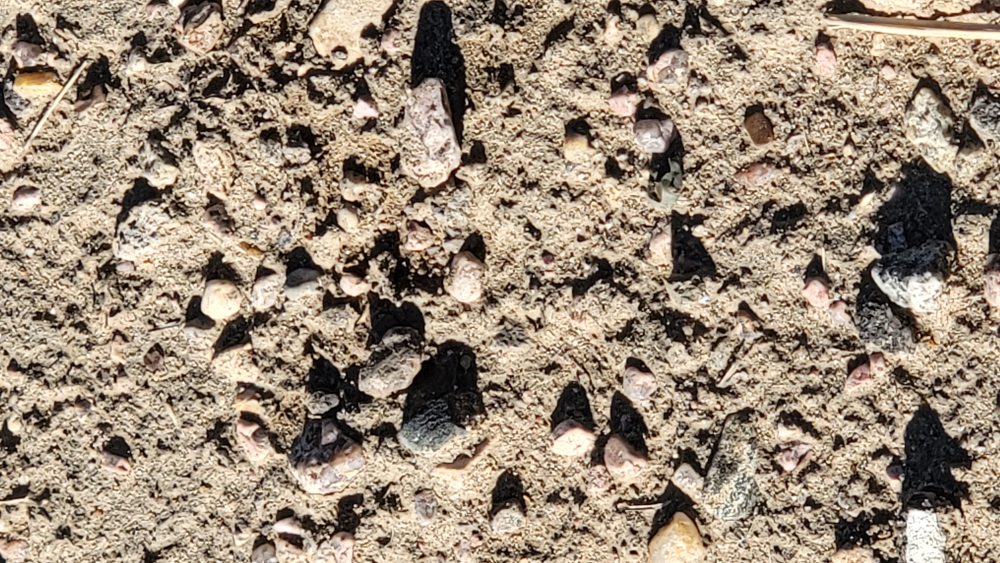
#> input picture photos/batch83/sandy-dirt-pebbles.jpg, 4000 x 2252 px, found by its file name (shown at 1/4 size); its folder holds 4 pictures in this run
$ python tex_83.py
#> lines starting #> are read from the running program, lines starting #| are printed output that depends on the picture
"""Textures for queue item 83 (photos/batch83/): sandy dirt with pebbles, fine decomposed-granite gravel, pink/grey
crushed-rock landscaping and the rough sandy concrete curb, all seamless (two-pass, variance-preserving) + normals."""
import os, numpy as np, cv2
from PIL import Image
OUT = "assets/textures"; ROT = {3: Image.ROTATE_180, 6: Image.ROTATE_270, 8: Image.ROTATE_90}
def load(n):
#> called with n = 'sandy-dirt-pebbles'
    im = Image.open(f"photos/batch83/{n}.jpg"); o = im.getexif().get(274, 1)
#> in load, im is the input picture: PIL image 4000x2252 RGB; mean R, G, B 154.7, 138.2, 119.9
#> after `o = im.getexif().get(274, 1)`: o = 6
    if o in ROT: im = im.transpose(ROT[o])
#> im: PIL image 2252x4000 RGB
    return cv2.cvtColor(np.asarray(im.convert("RGB")), cv2.COLOR_RGB2BGR)
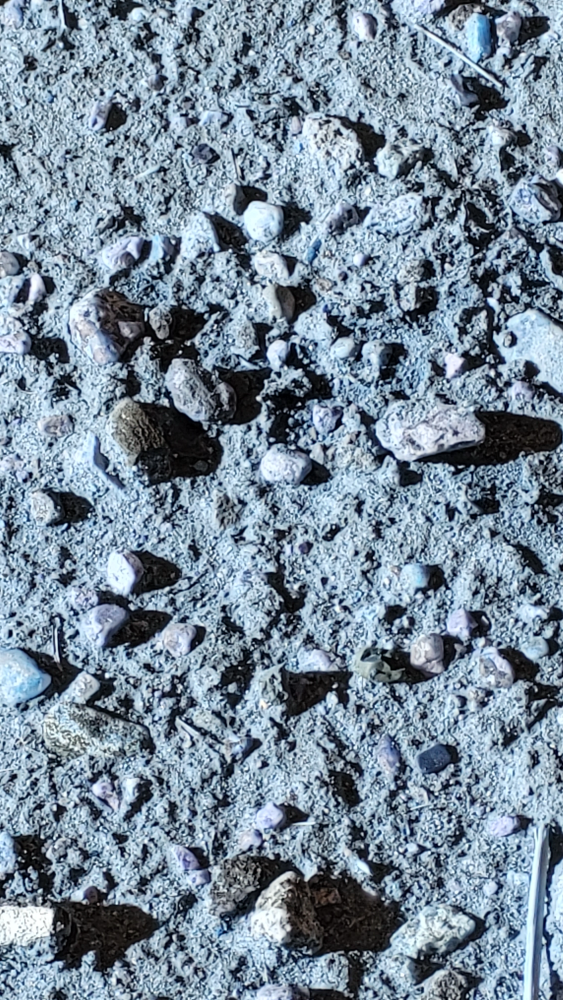
#> returned value: shape (4000, 2252, 3) (shown at 1/4 size); mean R, G, B 119.9, 138.2, 154.7
def crop(im, x0, y0, x1, y1): H, W = im.shape[:2]; return im[int(y0 * H):int(y1 * H), int(x0 * W):int(x1 * W)]
#> called with x0 = 0.05, y0 = 0.05, x1 = 0.95, y1 = 0.9
#> after `H, W = im.shape[:2]`: H = 4000; W = 2252
def seamless(p, size, flat=8):
    p = cv2.resize(p, size, interpolation=cv2.INTER_AREA).astype(np.float32); w, h = size
    r = np.roll(np.roll(p, h // 2, 0), w // 2, 1)
    wx = np.minimum(np.minimum(np.arange(w), w - 1 - np.arange(w)) / (w / 2), 1); wy = np.minimum(np.minimum(np.arange(h), h - 1 - np.arange(h)) / (h / 2), 1)
    m = np.minimum(wy[:, None], wx[None, :])[:, :, None] ** 0.6
    out = p * m + r * (1 - m)
    if flat: low = cv2.GaussianBlur(out, (0, 0), w / flat); out = out - low + low.mean((0, 1))
    return out.clip(0, 255).astype(np.uint8)
def save(n, a): cv2.imwrite(os.path.join(OUT, n + ".png"), a); print("wrote", n, a.shape[1], a.shape[0])
def art(src, name, box=(0, 0, 1, 1), maxw=1024):
    a = crop(load(src), *box); s = maxw / max(a.shape[:2]); save(name, cv2.resize(a, (int(a.shape[1] * s), int(a.shape[0] * s)), interpolation=cv2.INTER_AREA))

def seamless_vp(p, size, flat=8):
    """seamless in two 1-D passes (x, then y). Each pass blends the image with a copy rolled half a tile along that
    axis: the copy is used near the borders (where it is continuous) and the original near the centre line (where
    the copy has its seam), so neither seam ever shows. The blend is variance-preserving: mixing two uncorrelated
    images drops contrast by sqrt(m^2 + (1-m)^2), so it is re-scaled around the mean (no faded bands)."""
#> called with size = (512, 512), flat = 6
    p = cv2.resize(p, size, interpolation=cv2.INTER_AREA).astype(np.float32); w, h = size
#> after `p = cv2.resize(p, size, interpolation=cv2.INTER_AREA).astype(np.float3`:
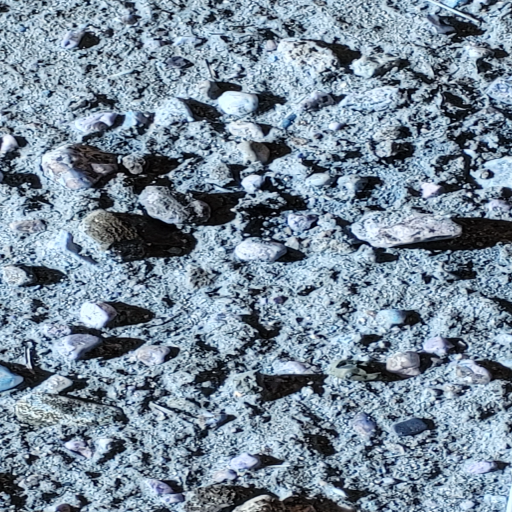
#> p: shape (512, 512, 3) float32; mean of channels 0, 1, 2 119.8, 138.2, 154.9; drawn as R, G, B
#> after `w, h = size`: w = 512; h = 512
    if flat: low = cv2.GaussianBlur(p, (0, 0), w / flat); p = p - low + low.mean((0, 1))
#> after `low = cv2.GaussianBlur(p, (0, 0), w / flat)`:
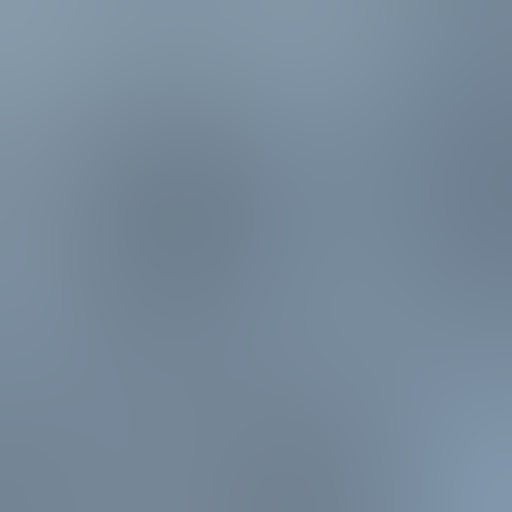
#> low: shape (512, 512, 3) float32; mean of channels 0, 1, 2 119.8, 138.2, 155; drawn as R, G, B
    mean = p.mean((0, 1))
#> mean = [119.7, 138.2, 155]
    def blend(img, axis, n):
#> called with axis = 1, n = 512
        r = np.roll(img, n // 2, axis); t = np.minimum(np.arange(n), n - 1 - np.arange(n)) / (n / 2)
#> after `r = np.roll(img, n // 2, axis)`:
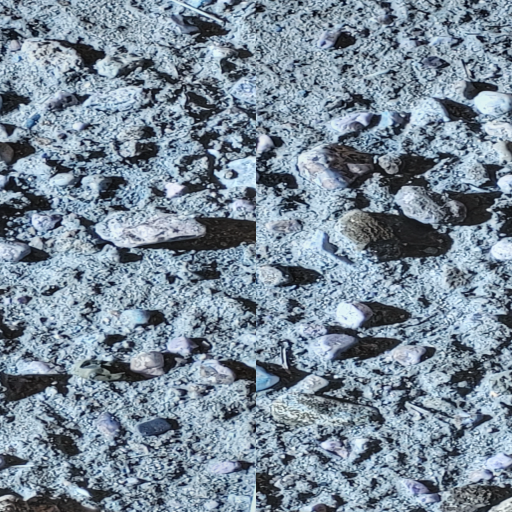
#> r: shape (512, 512, 3) float32; mean of channels 0, 1, 2 119.7, 138.2, 155; drawn with min black and max white
#> after `t = np.minimum(np.arange(n), n - 1 - np.arange(n)) / (n / 2)`: t = 512 values, max 0.996 at index 255, min 0 at index 0, mean 0.498
        m = np.clip(t * 1.8 - 0.4, 0, 1); m = m * m * (3 - 2 * m); m = m[:, None, None] if axis == 0 else m[None, :, None]
#> after `m = np.clip(t * 1.8 - 0.4, 0, 1)`: m = 512 values, max 1 at index 200, min 0 at index 0, mean 0.498
        return mean + (img * m + r * (1 - m) - mean) / np.sqrt(m * m + (1 - m) ** 2)
#> returned value: shape (512, 512, 3) float64
    out = blend(blend(p, 1, w), 0, h)
    return out.clip(0, 255).astype(np.uint8)
#| wrote b83_sandydirt 512 512
def normal_from(h, strength):
#> called with strength = 4
    dx = (np.roll(h, -1, 1) - np.roll(h, 1, 1)) * strength; dy = (np.roll(h, -1, 0) - np.roll(h, 1, 0)) * strength
#> after `dy = (np.roll(h, -1, 0) - np.roll(h, 1, 0)) * strength`:
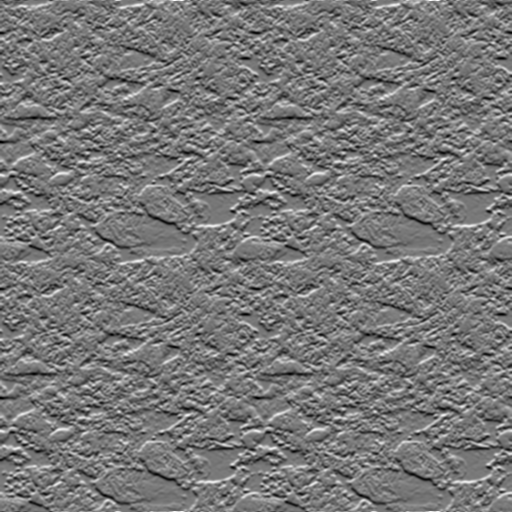
#> dy: shape (512, 512) float32; min -2, max 2.24, mean -5.82e-10; drawn with min black and max white
    n = np.dstack([-dx, dy, np.ones_like(h)]); n /= np.linalg.norm(n, axis=2, keepdims=True)
#> after `n /= np.linalg.norm(n, axis=2, keepdims=True)`:
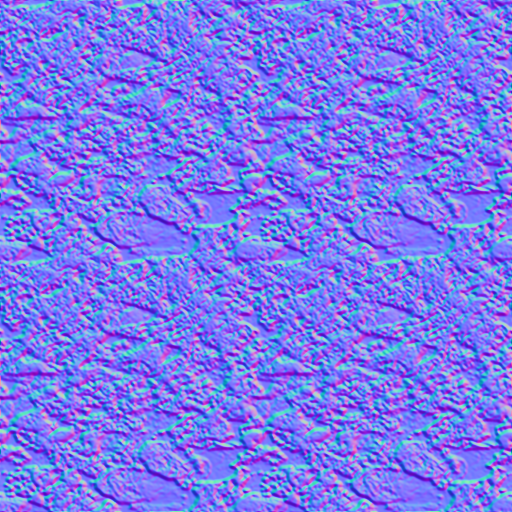
#> n: shape (512, 512, 3) float32; mean of channels 0, 1, 2 0.00392, -0.0013, 0.861; drawn with min black and max white
    return cv2.cvtColor(((n * 0.5 + 0.5) * 255).astype(np.uint8), cv2.COLOR_RGB2BGR)
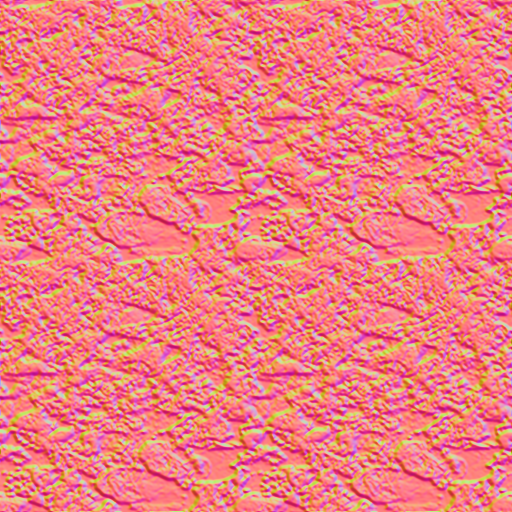
#> returned value: shape (512, 512, 3); mean R, G, B 236.8, 126.8, 127.5
def lum_normal(img, strength=3.0, blur=1.0):
    g = cv2.GaussianBlur(cv2.cvtColor(img, cv2.COLOR_BGR2GRAY).astype(np.float32) / 255.0, (0, 0), blur); return normal_from(g, strength)

for src, name, box, flat in [("sandy-dirt-pebbles", "b83_sandydirt", (0.05, 0.05, 0.95, 0.9), 6), ("fine-gravel", "b83_gravel", (0.02, 0.02, 0.98, 0.3), 6),
                             ("telecom-pedestal-rocks", "b83_crushedrock", (0.05, 0.62, 0.6, 0.98), 4), ("energy-can-front", "b83_curb", (0.66, 0.29, 0.98, 0.56), 6)]:
    t = seamless_vp(crop(load(src), *box), (512, 512), flat); save(name, t); save(name + "_n", lum_normal(t, 4.0, 1.0))
#| wrote b83_sandydirt_n 512 512
#> (the run stopped early here; a loop or call above may not have finished)
